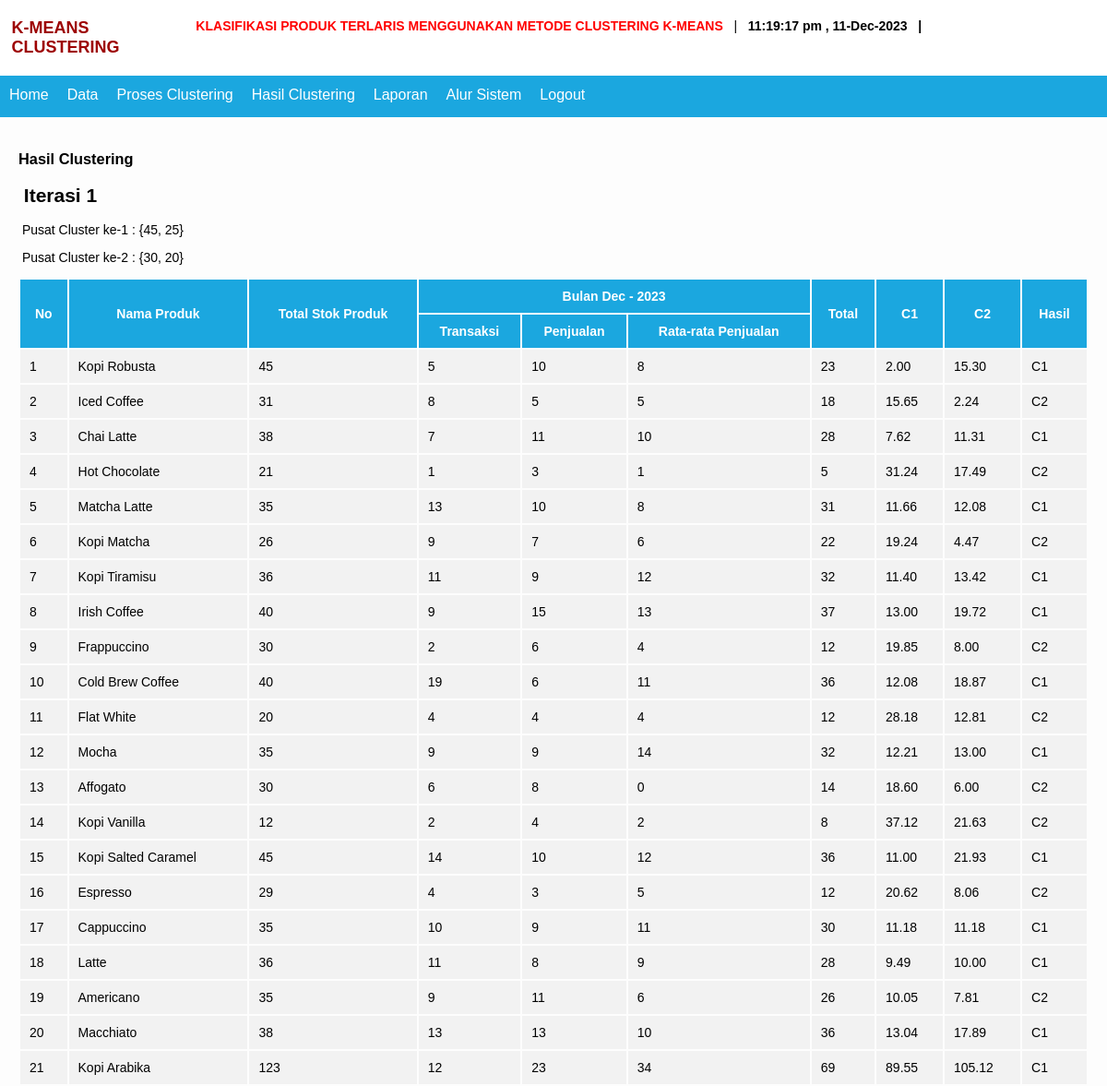
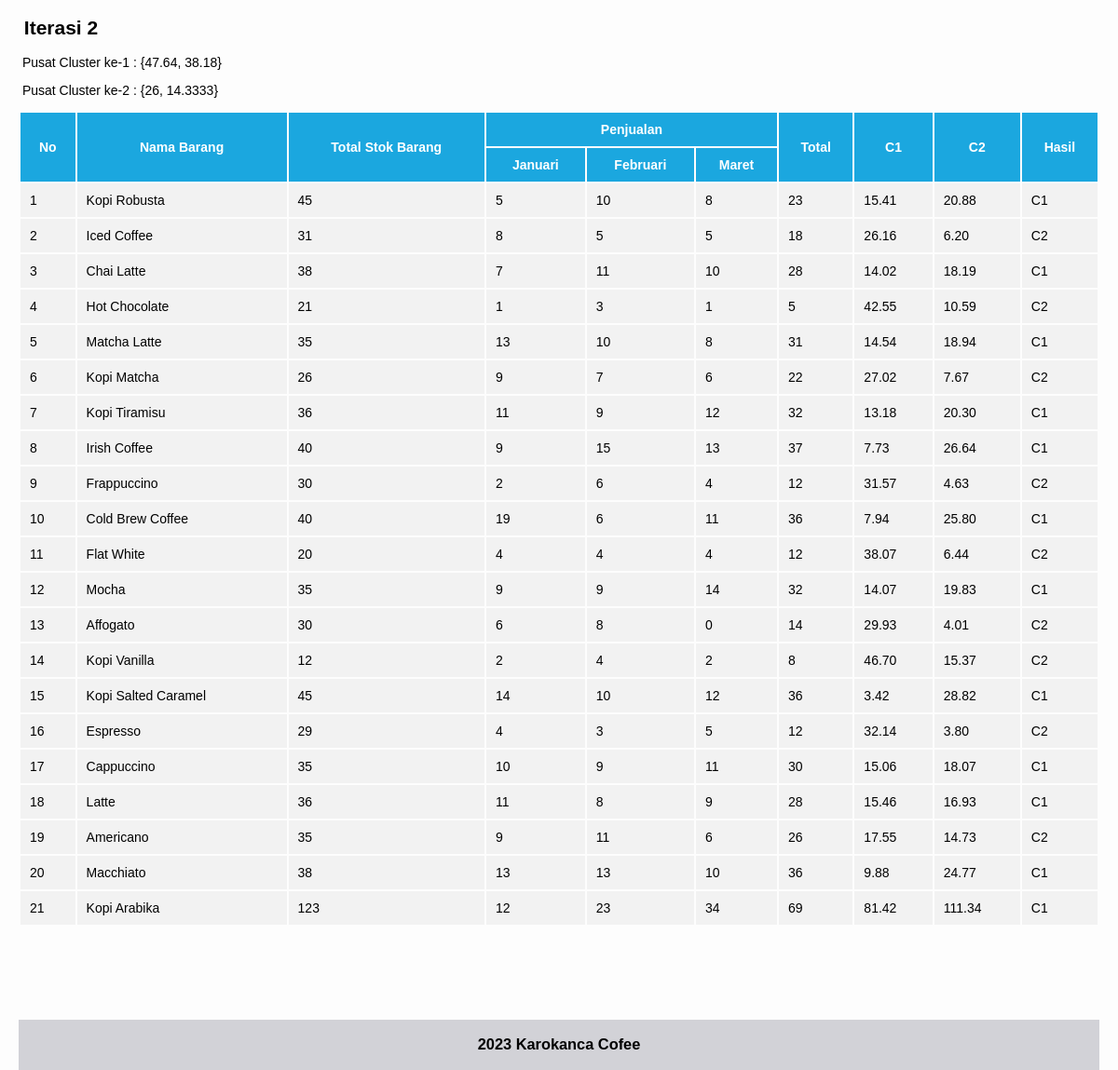
Screenshot of /index.php?module=hasil (signed in) with the database file from the repository (2 pictures, top to bottom).
### tables this page shows
CREATE TABLE `hasil` (
  `id_hasil` int(11) NOT NULL,
  `c1` int(2) NOT NULL,
  `c2` int(4) NOT NULL,
  `c1y` int(2) NOT NULL,
  `c2y` int(4) NOT NULL
);

CREATE TABLE `data` (
  `id` int(11) NOT NULL,
  `nmb` varchar(25) NOT NULL,
  `stok` int(2) NOT NULL,
  `jan` int(2) NOT NULL,
  `feb` int(2) NOT NULL,
  `mar` int(2) NOT NULL
);

### hasil.php (the view, shortened to what this page needs)
<div class="span12">
          <div class="widget widget-nopad">
<?php
switch(@$_GET['act']){
default:
?>
<div class="widget-header"> <i class="icon-list-alt"></i>
              <h3>Hasil Clustering</h3>
            </div>
            <div class="widget-content">
              <?php
			  $sql_edit = mysql_query("SELECT * FROM hasil WHERE id_hasil='1'");
$row =  mysql_fetch_array($sql_edit);
				$px1=$row['c1'];
				$py1=$row['c2'];
				$px2=$row['c1y'];
				$py2=$row['c2y'];
				$it=1;
				echo"<h2>&nbsp;Iterasi $it</h2>";
				echo'<p>&nbsp;Pusat Cluster ke-1 : {'.$px1.', '.$py1.'}</p>';
				echo'<p>&nbsp;Pusat Cluster ke-2 : {'.$px2.', '.$py2.'}</p>';
				?>
			<div class="widget big-stats-container">
				<div class="shortcuts">
				<table class="table table-striped table-bordered table-hover">
				<thead>
                    <tr>
						<th rowspan=2>No</th>
                        <th rowspan=2>Nama Produk</th>
                        <th rowspan=2>Total Stok Produk</th>
                        <th colspan=3><center>Bulan <?php echo date('M - Y') ?></center></th>
                        <th rowspan=2>Total</th>
                        <th rowspan=2>C1</th>
                        <th rowspan=2>C2</th>
                        <th rowspan=2>Hasil</th>
                    </tr>
					<tr>
						<th>Transaksi</th>
						<th>Penjualan</th>
						<th>Rata-rata Penjualan</th>
					</tr>
                </thead>
				<tbody>
				<?php
				$no=1;
				$q=mysql_query("select * from data order by id asc");
				while($r=mysql_fetch_array($q)){
				$sub=$r['jan']+$r['feb']+$r['mar'];
				echo"
				<tr>
					<td>$no</td>
					<td>$r[nmb]</td>
					<td>$r[stok]</td>
					<td>$r[jan]</td>
					<td>$r[feb]</td>
					<td>$r[mar]</td>
					<td>$sub</td>";
				$c1=sqrt((pow(($r['stok']-$px1),2))+(pow(($sub-$py1),2)));
				$c2=sqrt((pow(($r['stok']-$px2),2))+(pow(($sub-$py2),2)));
				$min=min($c1,$c2);
				if($c1==$min){
					$ketmin="C1";
				}elseif($c2==$min){
					$ketmin="C2";
				}
				echo"<td>".number_format($c1,2)."</td>
					<td>".number_format($c2,2)."</td>
					<td>$ketmin</td>
				</tr>
				";
				$no++;
				}
				?>
				</tbody>
			</table>
				</div>
              </div>
			  <?php
				$px1=47.64;
				$py1=38.18;
				$px2=26;
				$py2=14.3333;
				$it++;
				echo"<h2>&nbsp;Iterasi $it</h2>";
				echo'<p>&nbsp;Pusat Cluster ke-1 : {'.$px1.', '.$py1.'}</p>';
				echo'<p>&nbsp;Pusat Cluster ke-2 : {'.$px2.', '.$py2.'}</p>';
				?>
			<div class="widget big-stats-container">
				<div class="shortcuts">
				<table class="table table-striped table-bordered table-hover">
				<thead>
                    <tr>
						<th rowspan=2>No</th>
                        <th rowspan=2>Nama Barang</th>
                        <th rowspan=2>Total Stok Barang</th>
                        <th colspan=3><center>Penjualan</center></th>
                        <th rowspan=2>Total</th>
                        <th rowspan=2>C1</th>
                        <th rowspan=2>C2</th>
                        <th rowspan=2>Hasil</th>
                    </tr>
					<tr>
						<th>Januari</th>
						<th>Februari</th>
						<th>Maret</th>
					</tr>
                </thead>
				<tbody>
				<?php
				$no=1;
				$q=mysql_query("select * from data order by id asc");
				while($r=mysql_fetch_array($q)){
				$sub=$r['jan']+$r['feb']+$r['mar'];
				echo"
				<tr>
					<td>$no</td>
					<td>$r[nmb]</td>
					<td>$r[stok]</td>
					<td>$r[jan]</td>
					<td>$r[feb]</td>
					<td>$r[mar]</td>
					<td>$sub</td>";
				$c1=sqrt((pow(($r['stok']-$px1),2))+(pow(($sub-$py1),2)));
				$c2=sqrt((pow(($r['stok']-$px2),2))+(pow(($sub-$py2),2)));
				$min=min($c1,$c2);
				if($min==$c1){
					$ketmin="C1";
				}else{
					$ketmin="C2";
				}
				echo"<td>".number_format($c1,2)."</td>
					<td>".number_format($c2,2)."</td>
					<td>$ketmin</td>
				</tr>
				";
				$no++;
				}
				?>
				</tbody>
			</table>
				</div>
              </div>
<?php
break;
?>
<?php
}
?>
          </div>
        </div>

### index.php (shortened to what this page needs)
<?php
if(!empty($_SESSION["useradmin"]) && !empty($_SESSION["passadmin"])){
?>
<!DOCTYPE html PUBLIC "-//W3C//DTD XHTML 1.0 Transitional//EN" "http://www.w3.org/TR/xhtml1/DTD/xhtml1-transitional.dtd">
<html xmlns="http://www.w3.org/1999/xhtml">
<head>
<link rel="stylesheet" type="text/css" href="style.css" />
</head>
<body>
<div class="container1">
  <div class="grid">
    <div class="dh2"><b>
    	<span style="color:#9D0000; font-size:18px;"> K-MEANS
    		<strong>CLUSTERING</strong>
    	</span>
    </b></div>
	<div class="dh10">
		<marquee scrolldelay="100"><b><font color="red">KLASIFIKASI PRODUK TERLARIS  MENGGUNAKAN METODE CLUSTERING K-MEANS
</font></b> &nbsp;&nbsp;|&nbsp;&nbsp;<b><?php date_default_timezone_set('Asia/Jakarta'); echo date(" h:i:s a , d-M-Y"); ?>
		&nbsp;&nbsp;|&nbsp;&nbsp;</b></marquee>
	</div>
  </div>
</div>
<div class="container2">
  <ul id="menu" >
	<li><a href="?module=home">Home</a></li>
	<li><a href="?module=data">Data</a></li>
	<li><a href="?module=data_proses">Proses Clustering</a></li>
	<li><a href="?module=hasil">Hasil Clustering</a></li>
	<li><a href="?module=laporan">Laporan</a></li>
	<li><a href="?module=alur">Alur Sistem</a></li>
	<li><a href="?module=logout">Logout</a></li>
  </ul>
</div>
<div class="container5" style="padding:0px 20px;">
  <div class="grid">
  <?php
	include"content.php";
  ?>
  </div>
</div>
<br><br><br><br><br>
	<?php include"footer.php"; ?>
</body>
</html>
<?php
}else{
	include "login.php";
}
?>

### content.php
<?php
if(!empty($_GET["module"])){
	include_once($_GET["module"].".php");
}else{
	include"home.php";
}
?>

### footer.php
<div class="container2" style="border:1px solid #d2d2d7; background-color:#d2d2d7;">
	<center><h3><b> <?php echo date('Y') ?> Karokanca Cofee</b></h3></center>
</div>

### style.css (style rules this page uses)
body { font-family:"Arial"; font-size:14px; padding-left:0px; padding-right:0px; width:100%; padding-top:0px; margin:0px; }
.container1 { background-color:#FFFFFF; }
.container2 { background-color:#1ba7df; }
.container5 { background-color:#FDFDFD; }
.grid { width:100%; padding-top:20px; padding-bottom:20px; overflow:hidden; }
.dh2 { width:14.58%; }
.dh10 { width:81.25%; }
.dh1, .dh2, .dh3, .dh4, .dh5, .dh6, .dh7, .dh8, .dh9, .dh10, .dh11, .dh12 { float:left; display:inline; margin:0 1.04%; }
ul#menu { margin:0px; padding:0px; list-style-type:none; width:auto; height:45px; display:block; position:relative; font-size:16px; background-color:#1ba7df; }
ul#menu li { display:block; float:left; margin:0px; padding:0px; }
ul#menu li a { float:left; color:#FFFFFF; text-decoration:none; padding:12px 10px 3px 10px; height:30px; background-color:#1ba7df; width:auto; }
table { width:100%; }
th { text-align:center; padding:10px; background-color:#1ba7df; color:#FFFFFF; font-family:Arial; font-size:14px; }
td { padding:10px; background-color:#F2F2F2; font-size:14px; }
a { color:#1ba7df; text-decoration:none; }

### rows the page displays
hasil: c1 "45", c2 "25", c1y "30", c2y "20"
data: nmb "Kopi Robusta", stok "45", jan "5", feb "10", mar "8", sub "23", c1 "2.00", c2 "15.30", ketmin "C1", c1 "15.41", c2 "20.88"
data: nmb "Iced Coffee", stok "31", jan "8", feb "5", mar "5", sub "18", c1 "15.65", c2 "2.24", ketmin "C2", c1 "26.16", c2 "6.20"
data: nmb "Chai Latte", stok "38", jan "7", feb "11", mar "10", sub "28", c1 "7.62", c2 "11.31", ketmin "C1", c1 "14.02", c2 "18.19"
data: nmb "Hot Chocolate", stok "21", jan "1", feb "3", mar "1", sub "5", c1 "31.24", c2 "17.49", ketmin "C2", c1 "42.55", c2 "10.59"
data: nmb "Matcha Latte", stok "35", jan "13", feb "10", mar "8", sub "31", c1 "11.66", c2 "12.08", ketmin "C1", c1 "14.54", c2 "18.94"
data: nmb "Kopi Matcha", stok "26", jan "9", feb "7", mar "6", sub "22", c1 "19.24", c2 "4.47", ketmin "C2", c1 "27.02", c2 "7.67"
data: nmb "Kopi Tiramisu", stok "36", jan "11", feb "9", mar "12", sub "32", c1 "11.40", c2 "13.42", ketmin "C1", c1 "13.18", c2 "20.30"
data: nmb "Irish Coffee", stok "40", jan "9", feb "15", mar "13", sub "37", c1 "13.00", c2 "19.72", ketmin "C1", c1 "7.73", c2 "26.64"
data: nmb "Frappuccino", stok "30", jan "2", feb "6", mar "4", sub "12", c1 "19.85", c2 "8.00", ketmin "C2", c1 "31.57", c2 "4.63"
data: nmb "Cold Brew Coffee", stok "40", jan "19", feb "6", mar "11", sub "36", c1 "12.08", c2 "18.87", ketmin "C1", c1 "7.94", c2 "25.80"
data: nmb "Flat White", stok "20", jan "4", feb "4", mar "4", sub "12", c1 "28.18", c2 "12.81", ketmin "C2", c1 "38.07", c2 "6.44"
data: nmb "Mocha", stok "35", jan "9", feb "9", mar "14", sub "32", c1 "12.21", c2 "13.00", ketmin "C1", c1 "14.07", c2 "19.83"
data: nmb "Affogato", stok "30", jan "6", feb "8", mar "0", sub "14", c1 "18.60", c2 "6.00", ketmin "C2", c1 "29.93", c2 "4.01"
data: nmb "Kopi Vanilla", stok "12", jan "2", feb "4", mar "2", sub "8", c1 "37.12", c2 "21.63", ketmin "C2", c1 "46.70", c2 "15.37"
data: nmb "Kopi Salted Caramel", stok "45", jan "14", feb "10", mar "12", sub "36", c1 "11.00", c2 "21.93", ketmin "C1", c1 "3.42", c2 "28.82"
data: nmb "Espresso", stok "29", jan "4", feb "3", mar "5", sub "12", c1 "20.62", c2 "8.06", ketmin "C2", c1 "32.14", c2 "3.80"
data: nmb "Cappuccino", stok "35", jan "10", feb "9", mar "11", sub "30", c1 "11.18", c2 "11.18", ketmin "C1", c1 "15.06", c2 "18.07"
data: nmb "Latte", stok "36", jan "11", feb "8", mar "9", sub "28", c1 "9.49", c2 "10.00", ketmin "C1", c1 "15.46", c2 "16.93"
data: nmb "Americano", stok "35", jan "9", feb "11", mar "6", sub "26", c1 "10.05", c2 "7.81", ketmin "C2", c1 "17.55", c2 "14.73"
data: nmb "Macchiato", stok "38", jan "13", feb "13", mar "10", sub "36", c1 "13.04", c2 "17.89", ketmin "C1", c1 "9.88", c2 "24.77"
data: nmb "Kopi Arabika", stok "123", jan "12", feb "23", mar "34", sub "69", c1 "89.55", c2 "105.12", ketmin "C1", c1 "81.42", c2 "111.34"

### other values shown
$it "1"
$it "2"
$px1 "47.64"
$py1 "38.18"
$px2 "26"
$py2 "14.3333"
